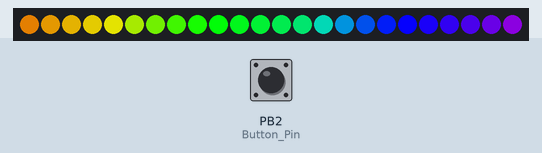
Recording of a sketch running on a simulated ATtiny85, built with avr-gcc and run on an emulated ATtiny85. Parts: 24 RGB LEDs in strip order, left to right. Inputs (shaded band) come from the test bench; at power-on: PB2 (Button_Pin) HIGH. Random numbers use the default seed unless the sketch sets one; EEPROM starts erased; what the sketch prints to the serial monitor is not drawn.

Above: at 2.3 s.
2.4 s: PB2 (Button_Pin) pulled LOW for 0.15 s
3.1 s: PB2 (Button_Pin) pulled LOW for 1 s
At 4.32 s:
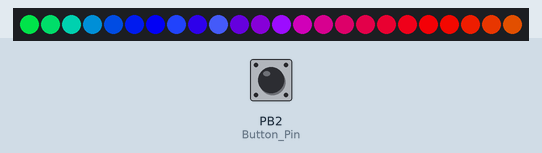
4.7 s: PB2 (Button_Pin) pulled LOW for 3.2 s
At 7.2 s:
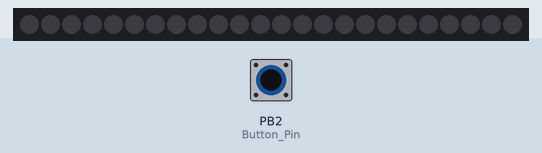
9.4 s: PB2 (Button_Pin) pulled LOW for 3.2 s
At 10.86 s:
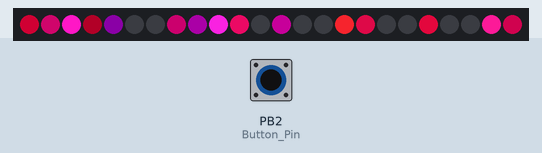
15.8 s: PB2 (Button_Pin) pulsed LOW 2 times (0.12 s each, 0.3 s apart)
At 16.6 s:
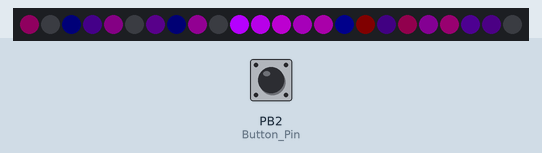
Timing chart, 0 to 18.8 s (numbered marks = the images above; inputs shaded):
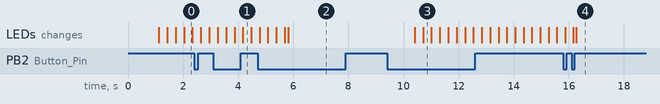

The sketch:

Fruit_Bowel_With_Button.ino
```cpp
/*

  ATtiny85 demo
  Memory is almost FULL!!!!! @ 95%

  Fruit bowel version 3 - 29th December 2017 - Updated 1st November 2020 for ATtiny85
  Uses a 24 pixel ring and a push button to cycle between animation modes.
  Mode 6 cycles through the animations once evey 20 seconds

  Press and hold the button for 1 seconds and it turns the display on or off.
  The settings are held in EEPROM and read after reset

  Modes 0 - 5 are animations
  Mode 6 - (single white LED) cycles through the above animations
  Mode 7 - Orange
  Mode 8 - Pink
  Mode 9 - Cyan

  Board details
  Board:          "ATtiny25/45/85"
  Timer 1 Clock:  "CPU"
  Chip:           "ATtiny85"
  Clock:          "16 MHz (PLL)"
  B.O.D.:         "B.O.D. Disabled"
  Port:           "/dev/cu.usbmodemFA131 (Arduino/Genuino Uno)"

  First - Load the bootloader

*/

#include <EEPROM.h>
/** the current address in the EEPROM (i.e. which byte we're going to write to next) **/

// Using version 3.1.3 works well. I did use a later version but it work keep on rebooting the Arduino, so use 3.1.3 only!
#include "FastLED.h"

#define DATA_PIN    1
#define LED_TYPE    WS2812
#define COLOR_ORDER GRB
#define NUM_LEDS    24
CRGB leds[NUM_LEDS];

#define BRIGHTNESS         255
#define FRAMES_PER_SECOND  120

uint8_t gHue = 0; // rotating "base color" used by many of the patterns
int Pattern = 1;
int Cycle_Pat = 0;

// ***** Button items *****
#define Button_Pin   2
long Pressed_Timer;
long Released_Timer;
uint8_t Short_Press = LOW;
uint8_t Long_Press = LOW;
uint8_t Long_Used = LOW;
// Time in milliseconds
#define ShortPress 50
#define LongPress 1000

uint8_t On_Off = HIGH;

// EEPROM data
int eeAddress = 0;                    // EEPROM address to start reading from
#define EEPROM_Test 0x33              // Test byte used to check for new Arduino chip

long Change_Pat_Timer;
#define Change_Pattern 20000          // Change pattern every 20 seconds
int Change_Time = Change_Pattern;

void setup() {

  pinMode(Button_Pin, INPUT_PULLUP);

  // Tell FastLED about the LED strip configuration
  FastLED.addLeds<LED_TYPE, DATA_PIN, COLOR_ORDER>(leds, NUM_LEDS).setCorrection(TypicalLEDStrip);

  // Set master brightness control
  FastLED.setBrightness(BRIGHTNESS);

  // Fast LED off
  fadeToBlackBy( leds, NUM_LEDS, 20);  FastLED.show();  // This works very fast and does not hang the 150 pixel string. (leds, num_leds, fadeBy)

  Pressed_Timer = millis();
  Released_Timer = millis();
  Change_Pat_Timer = millis();

  // ***** EEPROM Info ****
  // Test for new chip
  int i = EEPROM.read(eeAddress + 2);
  delay(100);
  if (i != EEPROM_Test) {
    EEPROM.write(eeAddress, 0);
    EEPROM.write((eeAddress + 1), HIGH);
    EEPROM.write((eeAddress + 2), EEPROM_Test);
    Serial.println("EEprom failed - writting new data");
  } // End of eeprom test

  // Read stored values
  On_Off = EEPROM.read(eeAddress + 1);
  Pattern = EEPROM.read(eeAddress);

  delay(1000);

  // Range check
  if ((Pattern < 0) || (Pattern > 9)) {
    EEPROM.write(eeAddress, 0);
    Pattern = 0;
  }

} // End of setup


void loop() {

  // *********  Test push button ***********
  if (digitalRead(Button_Pin) == HIGH) {

    // Reset the timer below
    Pressed_Timer = millis();

    if ((millis() - Released_Timer) > ShortPress) {
      Long_Used = LOW;

      // Test for short press flag and update pattern
      if (Short_Press == HIGH) {
        Short_Press = LOW;

        // Only change pattern if turned on
        if (On_Off == HIGH) {
          Pattern++;
        } // End

        if (Pattern > 9) {
          Pattern = 0;
        } // End of range check

        // Store new pattern
        EEPROM.write(eeAddress, Pattern);

        Change_Time = 2000; // Start changed animation is 2 seconds

      } // End of short press

    } // End of Timer

  } // End of Button release test


  // Test if button pressed, with debounce delay
  if ((digitalRead(Button_Pin) == LOW) && (Long_Used == LOW)) {

    // Reset the timer below
    Released_Timer = millis();

    if ((millis() - Pressed_Timer) > ShortPress) {

      Short_Press = HIGH;

    } // End of Timer

    if ((millis() - Pressed_Timer) > LongPress) {

      Long_Press = HIGH;
      Short_Press = LOW;

    } // End of timer

  } // End of Button press test


  // Test Long press power on/off flag
  if (Long_Press == HIGH) {
    Pressed_Timer = millis();

    Long_Press = LOW;
    Long_Used = HIGH;

    if (On_Off == LOW) {
      On_Off = HIGH;
    }
    else {
      On_Off = LOW;
    }

    EEPROM.write(eeAddress + 1, On_Off);

  } // End of long pressed function


  // Test if on or off

  if (On_Off == HIGH) {
    // On function

    // Which pattern to display
    if (Pattern == 6) {

      PatternShow(Cycle_Pat);

      if ((millis() - Change_Pat_Timer) > Change_Time) {

        Change_Time = Change_Pattern;

        Cycle_Pat++;
        if (Cycle_Pat > 5) {
          Cycle_Pat = 0;
        }

        Change_Pat_Timer = millis();
      }

    } // End of pattern cycle test

    else {

      Cycle_Pat = 6;
      PatternShow(Pattern);
      Change_Pat_Timer = millis();

    } // End of else


    // send the 'leds' array out to the actual LED strip
    FastLED.show();
    // insert a delay to keep the framerate modest
    FastLED.delay(1000 / FRAMES_PER_SECOND);

    // do some periodic updates
    EVERY_N_MILLISECONDS( 20 ) {
      gHue++;  // slowly cycle the "base color" through the rainbow
    }

  } // End of on test

  if (On_Off == LOW) {

    // Off function

    // Fast LED off then signal red/green for status
    fadeToBlackBy( leds, NUM_LEDS, 20);  FastLED.show();  // This works very fast and does not hang the 150 pixel string. (leds, num_leds, fadeBy)

  } // End of off

} // End of Loop


// Which pattern to show
void PatternShow(int i) {
  switch (i) {
    case 0: Rainbow();
      break;
    case 1: RainbowWithGlitter();
      break;
    case 2: Confetti();
      break;
    case 3: Cylon();
      break;
    case 4: Juggle();
      break;
    case 5: Beats();
      break;
    case 6: Marker();
      break;
    case 7: Solid(0xFFA500);  // Orange
      break;
    case 8: Solid(0xF30BC2);  // Purple
      break;
    case 9: Solid(0x00FFFF);  // Cyan
      break;
  } // End switch

} // End of function

void Rainbow()  {
  // FastLED's built-in rainbow generator
  fill_rainbow( leds, NUM_LEDS, gHue, 7);
} //End of function

void RainbowWithGlitter() {
  // built-in FastLED rainbow, plus some random sparkly glitter
  Rainbow();
  addGlitter(80);
} //End of function

void addGlitter( fract8 chanceOfGlitter)  {
  if ( random8() < chanceOfGlitter) {
    leds[ random16(NUM_LEDS) ] += CRGB::White;
  }
} //End of function

void Confetti() {
  // random colored speckles that blink in and fade smoothly
  fadeToBlackBy( leds, NUM_LEDS, 10);
  int pos = random16(NUM_LEDS);
  leds[pos] += CHSV( gHue + random8(64), 200, 255);
} //End of function

void Cylon()  {
  // a colored dot sweeping back and forth, with fading trails
  fadeToBlackBy( leds, NUM_LEDS, 20);
  int pos = beatsin16(13, 0, NUM_LEDS);
  leds[pos] += CHSV( gHue, 255, 192);
} //End of function

void Juggle() {
  // eight colored dots, weaving in and out of sync with each other
  fadeToBlackBy( leds, NUM_LEDS, 20);
  byte dothue = 0;
  for ( int i = 0; i < 8; i++) {
    leds[beatsin16(i + 7, 0, NUM_LEDS)] |= CHSV(dothue, 200, 255);
    dothue += 32;
  }
} //End of function

void Beats()  {

  // colored stripes pulsing at a defined Beats-Per-Minute (BPM)
  uint8_t BeatsPerMinute = 62;
  CRGBPalette16 palette = PartyColors_p;
  uint8_t beat = beatsin8( BeatsPerMinute, 64, 255);
  for ( int i = 0; i < NUM_LEDS; i++) { //9948
    leds[i] = ColorFromPalette(palette, gHue + (i * 2), beat - gHue + (i * 10));
  }

} //End of function

// Requires a 24 bit colour value, i.e. 0x00FF00 or 0xFF0000
void Solid(long m) {
  // See https://github.com/FastLED/FastLED/wiki/Pixel-reference

  for ( int i = 0; i < NUM_LEDS; i++) {
    leds[i] = m;  // write 24 bit colour to LED array
  } // End of loop

} // End of function

// Marker used to signal the auto pattern change mode
void Marker() {
  fadeToBlackBy( leds, NUM_LEDS, 20);
  leds[0] = 0xFFFFFF;
} // End of function
```

Measured:
- after the input at 9.4 s, the LEDs: first change after 1.0 s (image 3 shows a later state)
